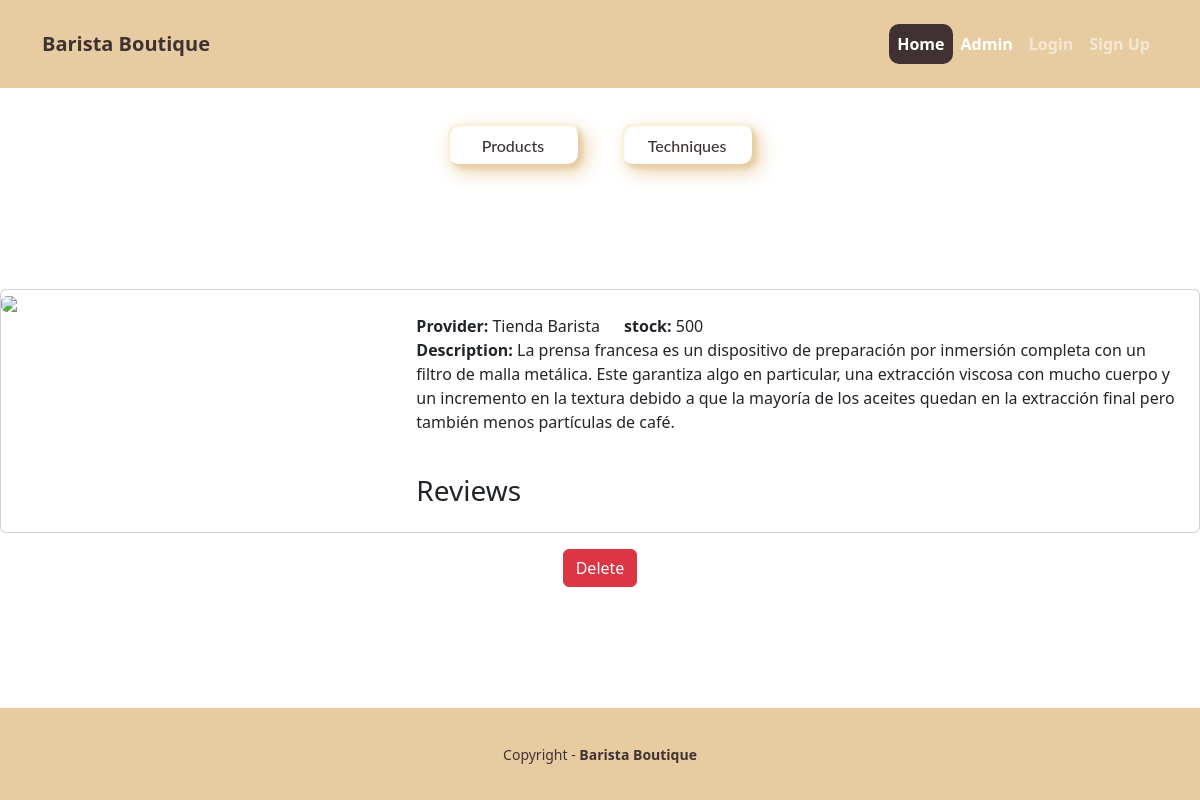
Page /products/13 on the earlier database version.
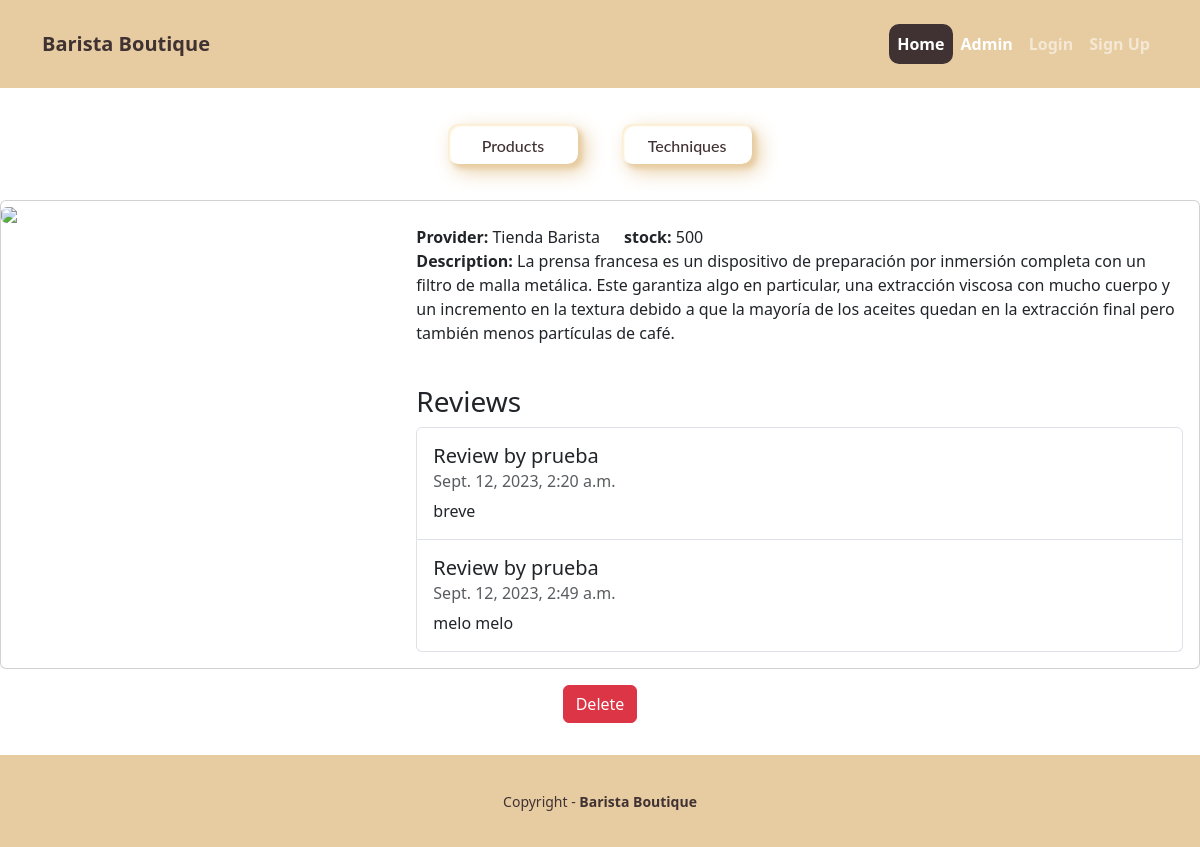
Same page on the later database version.
### pages/models.py (models this page shows, shortened)
class Product(models.Model):
  tittle = models.CharField(max_length=255)
  provider = models.CharField(max_length=255)
  category = models.CharField(max_length=255)
  keyword = models.CharField(max_length=255)
  price = models.IntegerField()
  stock = models.IntegerField()
  description = models.CharField(max_length=1200)
  created_at_product = models.DateTimeField(auto_now=True)
  updated_at_product = models.DateTimeField(auto_now=True)
  url = models.URLField(blank=True)

class Review(models.Model):
  text = models.CharField(max_length=100)
  date = models.DateTimeField(auto_now_add=True)
  user = models.ForeignKey(User,on_delete=models.CASCADE)
  product = models.ForeignKey(Product,on_delete=models.CASCADE)
  buyAgain = models.BooleanField()

### pages/views.py (the view)
# urls.py: path('products/<str:id>', ProductShowView.as_view(), name='detail'),
class ProductShowView(View):
  template_name = 'detail.html'
  def get(self, request, id):
    try:
      product_id = int(id)
      if product_id < 1:
        raise ValueError('Product id must be 1 or greater')
      product = get_object_or_404(Product, pk=product_id)
    except (ValueError, IndexError):
      return HttpResponseRedirect(reverse('home'))
    viewData = {}
    product = get_object_or_404(Product, pk=product_id)
    viewData['title'] = product.tittle + ' - Tienda de Café - El barista'
    viewData['subtitle'] =  product.tittle + ' - Product information'
    viewData['product'] = product
    reviews = Review.objects.filter(product=product)
    viewData['reviews'] = reviews
    return render(request, self.template_name, viewData)

### pages/templates/detail.html (shortened to what this page needs)
{% extends 'pages/base.html' %}
{% block content %}
<div class="card mb-3">
  <div class="row g-0">
    <div class="col-md-4">
      <img src="https://i.pinimg.com/564x/13/61/6d/13616d072ddca840b412866908b41854.jpg" class="img-fluid rounded-start">
    </div>
    <div class="col-md-8">
      <div class="card-body">
        <div class="flex">
          <p style="display: inline; margin-right: 20px;">
            <strong>Provider: </strong>{{product.provider}}
          </p>
          <p style="display: inline;">
            <strong>stock: </strong>{{product.stock}}
          </p>
        </div>
        <p>
          <strong>Description: </strong>{{product.description}}
        </p>
        <br />
        <h3>Reviews</h3>
        <ul class="list-group">
        {% for review in reviews %}
          <li class="list-group-item pb-3 pt-3">
            <h5 class="card-title">
              Review by {{ review.user.username }}
            </h5>
            <h6 class="card-subtitle mb-2 text-muted">
              {{ review.date }}
            </h6>
            <p class="card-text">{{ review.text }}</p>
          </li>
        {% endfor %}
        </ul>
      </div>
    </div>
  </div>
</div>
<div class="d-flex justify-content-center">
  <form action="{% url 'delete' product.id %}" method="POST">
    <button type="submit" class="btn btn-danger" onclick="return confirm('Are you sure you want to delete this product?')">Delete</button>
  </form>
</div>
{% endblock content %}

### pages/templates/pages/base.html (shortened to what this page needs)
{% load static %}
<!doctype html>
<html lang="en">
<head>
  <link href="https://cdn.jsdelivr.net/npm/bootstrap@5.3.0-alpha1/dist/css/bootstrap.min.css" rel="stylesheet" />
  <link href="{% static 'pages/app.css' %}" rel="stylesheet" />
</head>
<body>
  <nav class="navbar navbar-expand-lg navbar-dark bg-secondary  py-4">
    <div class="container">
      <a class="navbar-brand brown-color " href="{% url 'home' %}">Barista Boutique</a>
      <div class="collapse navbar-collapse" id="navbarNavAltMarkup">
        <div class="navbar-nav ms-auto brown-color">
          <a class="nav-link active brown-button" href="{% url 'home'%}">Home</a>
          <a class="nav-link active" href="/admin">Admin</a>
          {% if user.is_authenticated %}
            <a class="nav-link" href="{% url 'logoutaccount' %}">Logout ({{user.username}})</a>
          {% else %}
            <a class="nav-link" href="{% url 'loginaccount' %}">Login</a>
            <a class="nav-link" href="{% url 'signupaccount' %}">Sign Up</a>
          {% endif %}
        </div>
      </div>
    </div>
  </nav>
  <div class="frame">
    <a class="nav-link button custom-btn btn-16" href="{% url 'index'%}">Products</a>
    <a class="nav-link button custom-btn btn-16" href="{% url 'techniques'%}">Techniques</a>
  </div>
  <div class="content-container">
    {% block content %}
    {% endblock %}
  </div>
  {% block footer %}
    <div class="footer mt-auto">
      <div class="copyright py-4 text-center text-white">
        <div class="container">
          <small class="brown-color">
            Copyright - <a class="text-reset fw-bold text-decoration-none" target="_blank"
              href="#">
              Barista Boutique
            </a>
          </small>
        </div>
      </div>
    </div>
  {% endblock %}

### pages/static/pages/app.css (style rules this page uses)
.bg-secondary { background-color: #e7cca1 !important; }
.copyright { background-color: #e7cca1; }
.brown-color { color: #403233; }
nav { font-weight: 700; }
body, html { margin: 0; padding: 0; height: 100%; }
body { display: flex; flex-direction: column; min-height: 100vh; }
.content-container { flex: 1; display: flex; flex-direction: column; justify-content: center; align-items: center; margin-bottom: 2rem; }
.footer { background-color: #e7cca1; color: #403233; text-align: center; padding: 10px 0; }

### pages/static/pages/header.css (style rules this page uses)
.frame { width: 90%; margin: 1rem auto; text-align: center; }

### pages/static/pages/buttons.css (style rules this page uses)
.brown-button { background-color: #403233; border-radius: 10px; color: #fffcf7; }
a.button { margin: 20px; }
.custom-btn { width: 130px; height: 40px; color: #fff; border-radius: 5px; padding: 10px 25px; font-family: 'Lato', sans-serif; font-weight: 500; background: transparent; cursor: pointer; transition: all 0.3s ease; position: relative; display: inline-block; box-shadow:inset 2px 2px 2px 0px rgba(250, 224, 176, 0.572), 7px 7px 20px 0px #e7cca1, 4px 4px 5px 0px #e7cca1; outline: none; }
.btn-16 { border-radius: 10px; border: none; color: #403233; }
.btn-16:after { border-radius: 10px; position: absolute; content: ""; width: 0; height: 100%; top: 0; left: 0; direction: rtl; z-index: -1; box-shadow: -7px -7px 20px 0px #e7cca1, -4px -4px 5px 0px #e7cca1, 7px 7px 20px 0px #e7cca1, 4px 4px 5px 0px #e7cca1; transition: all 0.3s ease; }

Differences in the rows shown:
added Review: user.username "prueba", date "Sept. 12, 2023, 2:20 a.m.", text "breve"
added Review: user.username "prueba", date "Sept. 12, 2023, 2:49 a.m.", text "melo melo"
